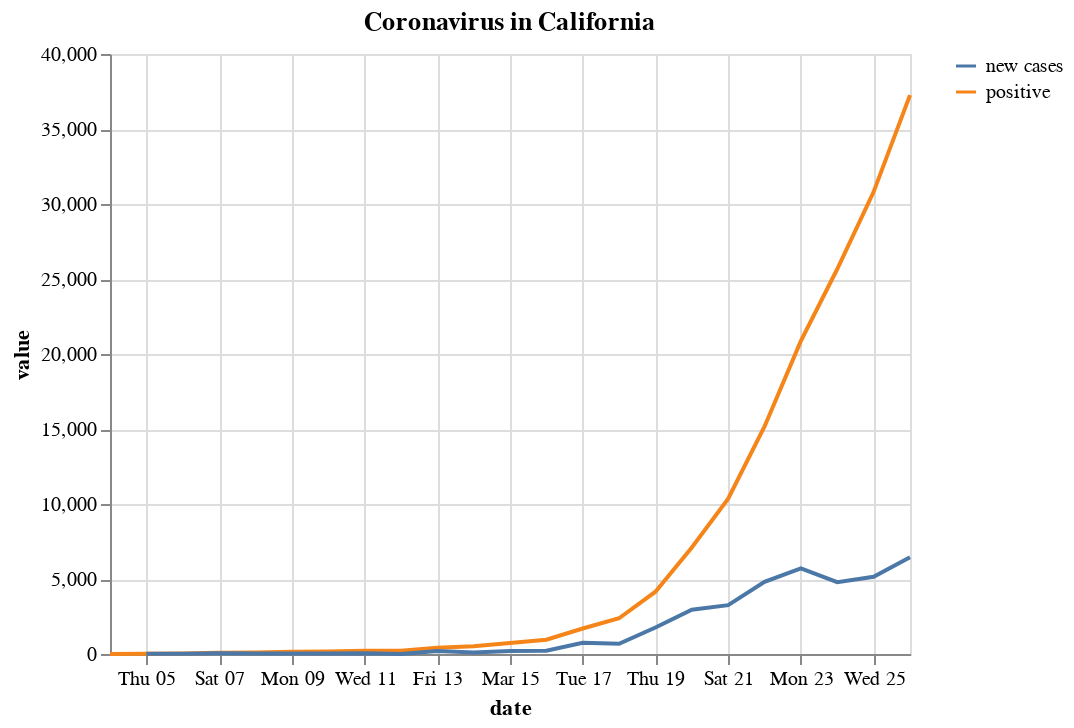

Write notebook code for a chart like this one.
### Code cell
alt.Chart(melted[melted['variable']!='negative']).mark_line().encode(
    x='date',
    y='value',
    color=alt.Color('variable', legend=alt.Legend(title=""))
).properties(
    title='Coronavirus in California'
)

### Figure 1 — Vega-Lite specification as saved in the notebook (floating-point values rounded to 4 significant figures)
{"$schema": "https://vega.github.io/schema/vega-lite/v3.4.0.json", "config": {"mark": {"tooltip": null}, "view": {"height": 300, "width": 400}}, "data": {"name": "data-5ddd573883bc1961fcb864789eb1b957"}, "datasets": {"data-5ddd573883bc1961fcb864789eb1b957": [{"date": "2020-03-04T00:00:00", "value": 6, "variable": "positive"}, {"date": "2020-03-05T00:00:00", "value": 22, "variable": "positive"}, {"date": "2020-03-06T00:00:00", "value": 33, "variable": "positive"}, {"date": "2020-03-07T00:00:00", "value": 76, "variable": "positive"}, {"date": "2020-03-08T00:00:00", "value": 105, "variable": "positive"}, {"date": "2020-03-09T00:00:00", "value": 142, "variable": "positive"}, {"date": "2020-03-10T00:00:00", "value": 173, "variable": "positive"}, {"date": "2020-03-11T00:00:00", "value": 216, "variable": "positive"}, {"date": "2020-03-12T00:00:00", "value": 216, "variable": "positive"}, {"date": "2020-03-13T00:00:00", "value": 421, "variable": "positive"}, {"date": "2020-03-14T00:00:00", "value": 524, "variable": "positive"}, {"date": "2020-03-15T00:00:00", "value": 729, "variable": "positive"}, {"date": "2020-03-16T00:00:00", "value": 950, "variable": "positive"}, {"date": "2020-03-17T00:00:00", "value": 1700, "variable": "positive"}, {"date": "2020-03-18T00:00:00", "value": 2382, "variable": "positive"}, {"date": "2020-03-19T00:00:00", "value": 4152, "variable": "positive"}, {"date": "2020-03-20T00:00:00", "value": 7102, "variable": "positive"}, {"date": "2020-03-21T00:00:00", "value": 10356, "variable": "positive"}, {"date": "2020-03-22T00:00:00", "value": 15168, "variable": "positive"}, {"date": "2020-03-23T00:00:00", "value": 20875, "variable": "positive"}, {"date": "2020-03-24T00:00:00", "value": 25665, "variable": "positive"}, {"date": "2020-03-25T00:00:00", "value": 30811, "variable": "positive"}, {"date": "2020-03-26T00:00:00", "value": 37258, "variable": "positive"}, {"date": "2020-03-04T00:00:00", "value": null, "variable": "new cases"}, {"date": "2020-03-05T00:00:00", "value": 16, "variable": "new cases"}, {"date": "2020-03-06T00:00:00", "value": 11, "variable": "new cases"}, {"date": "2020-03-07T00:00:00", "value": 43, "variable": "new cases"}, {"date": "2020-03-08T00:00:00", "value": 29, "variable": "new cases"}, {"date": "2020-03-09T00:00:00", "value": 37, "variable": "new cases"}, {"date": "2020-03-10T00:00:00", "value": 31, "variable": "new cases"}, {"date": "2020-03-11T00:00:00", "value": 43, "variable": "new cases"}, {"date": "2020-03-12T00:00:00", "value": 0, "variable": "new cases"}, {"date": "2020-03-13T00:00:00", "value": 205, "variable": "new cases"}, {"date": "2020-03-14T00:00:00", "value": 103, "variable": "new cases"}, {"date": "2020-03-15T00:00:00", "value": 205, "variable": "new cases"}, {"date": "2020-03-16T00:00:00", "value": 221, "variable": "new cases"}, {"date": "2020-03-17T00:00:00", "value": 750, "variable": "new cases"}, {"date": "2020-03-18T00:00:00", "value": 682, "variable": "new cases"}, {"date": "2020-03-19T00:00:00", "value": 1770, "variable": "new cases"}, {"date": "2020-03-20T00:00:00", "value": 2950, "variable": "new cases"}, {"date": "2020-03-21T00:00:00", "value": 3254, "variable": "new cases"}, {"date": "2020-03-22T00:00:00", "value": 4812, "variable": "new cases"}, {"date": "2020-03-23T00:00:00", "value": 5707, "variable": "new cases"}, {"date": "2020-03-24T00:00:00", "value": 4790, "variable": "new cases"}, {"date": "2020-03-25T00:00:00", "value": 5146, "variable": "new cases"}, {"date": "2020-03-26T00:00:00", "value": 6447, "variable": "new cases"}]}, "encoding": {"color": {"field": "variable", "legend": {"title": ""}, "type": "nominal"}, "x": {"field": "date", "type": "temporal"}, "y": {"field": "value", "type": "quantitative"}}, "mark": "line", "title": "Coronavirus in California"}
